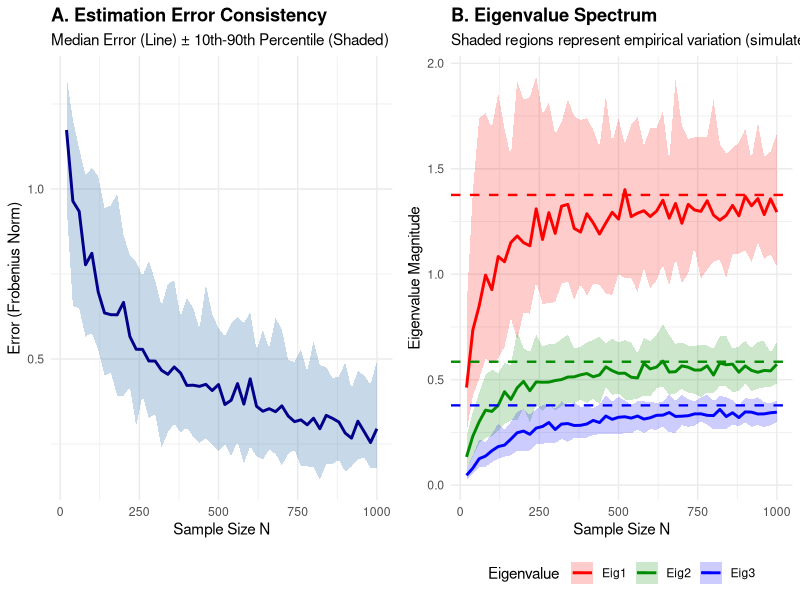

Here is the R script that generated this plot:
# --- 0. Setup and Libraries ---
required_packages <- c("ggplot2", "dplyr", "cowplot", "tidyr")
new_packages <- required_packages[!(required_packages %in% installed.packages()[,"Package"])]
if(length(new_packages)) install.packages(new_packages)

library(ggplot2)
library(dplyr)
library(tidyr)
library(cowplot)

set.seed(42)

# ==============================================================================
# 1. MODEL DEFINITION (Same as before)
# ==============================================================================

p <- 3
mu <- c(10, 0, -5)

# Mean Reversion Matrix (Theta)
Theta <- matrix(c(
  0.5,  0.1,  0.0,
  -0.1,  0.8,  0.1,
  0.0, -0.2,  1.0
), nrow=p, ncol=p, byrow=TRUE)

# Diffusion Matrix (Sigma)
Sigma <- matrix(c(
  1.0, 0.0, 0.0,
  0.5, 1.0, 0.0,
  0.2, 0.3, 1.0
), nrow=p, ncol=p, byrow=TRUE)

BBt <- Sigma %*% t(Sigma)

# Theoretical C(0) and Eigenvalues
I_mat <- diag(p)
L_op <- kronecker(I_mat, Theta) + kronecker(Theta, I_mat)
vec_V <- solve(L_op, as.vector(BBt))
True_C0 <- matrix(vec_V, nrow=p, ncol=p)
true_eigs <- sort(eigen(True_C0)$values, decreasing = TRUE)

# ==============================================================================
# 2. SIMULATION FUNCTION
# ==============================================================================

mat_exp <- function(A) {
  e <- eigen(A)
  V <- e$vectors
  D <- diag(exp(e$values))
  return(Re(V %*% D %*% solve(V)))
}

# Optimized for repeated runs
run_simulation_batch <- function(N_seq, reps, dt, Theta, mu, True_V) {
  
  # Pre-calculate transition parameters (fixed for all N if dt is fixed)
  Phi <- mat_exp(-Theta * dt)
  Q <- True_V - Phi %*% True_V %*% t(Phi)
  
  # Robust Cholesky
  chol_Q <- tryCatch({
    t(chol(Q, pivot = TRUE))
  }, error = function(e) {
    e_Q <- eigen(Q); val <- pmax(e_Q$values, 0)
    return(e_Q$vectors %*% diag(sqrt(val)) %*% t(e_Q$vectors))
  })
  if(is.matrix(chol_Q) && !is.null(attr(chol_Q, "pivot"))) {
    piv <- attr(chol_Q, "pivot")
    chol_Q <- chol_Q[order(piv), order(piv)]
  }
  
  # Storage list
  results_list <- vector("list", length(N_seq) * reps)
  idx <- 1
  
  cat("Running Simulations (Total batches:", length(N_seq), ")\n")
  pb <- txtProgressBar(min = 0, max = length(N_seq), style = 3)
  
  for (i in seq_along(N_seq)) {
    n <- N_seq[i]
    setTxtProgressBar(pb, i)
    
    for (r in 1:reps) {
      # 1. Generate Path
      # We can generate noise for all N at once, but matrix ops are fast enough
      X <- matrix(0, nrow=n, ncol=p)
      X[1, ] <- mu 
      Z <- matrix(rnorm(p * (n - 1)), nrow=p)
      
      curr_centered <- numeric(p)
      for (t in 1:(n - 1)) {
        curr_centered <- Phi %*% curr_centered + chol_Q %*% Z[, t]
        X[t+1, ] <- curr_centered + mu
      }
      
      # 2. Estimates
      Est_C0 <- cov(X)
      
      # Metric A: Error Norm
      diff_mat <- Est_C0 - True_V
      frob_error <- sqrt(sum(diff_mat^2))
      
      # Metric B: Eigenvalues
      est_eigs <- sort(eigen(Est_C0)$values, decreasing = TRUE)
      
      # Store
      results_list[[idx]] <- data.frame(
        N = n,
        Rep = r,
        Error_Norm = frob_error,
        Eig1 = est_eigs[1],
        Eig2 = est_eigs[2],
        Eig3 = est_eigs[3]
      )
      idx <- idx + 1
    }
  }
  close(pb)
  return(do.call(rbind, results_list))
}

# ==============================================================================
# 3. EXECUTE & PROCESS DATA
# ==============================================================================

# Parameters
N_values <- seq(20, 1000, by = 20) # N from 20 to 1000
Replicates <- 50                   # 50 Simulations per N

# Run
raw_data <- run_simulation_batch(N_values, Replicates, 0.1, Theta, mu, True_C0)

# --- Process Data for Plotting (Calculate Quantiles) ---

# 1. Error Plot Data
error_summary <- raw_data %>%
  group_by(N) %>%
  summarise(
    Median = median(Error_Norm),
    Lower = quantile(Error_Norm, 0.10),
    Upper = quantile(Error_Norm, 0.90)
  )

# 2. Eigenvalue Plot Data (Needs Pivot to Long format first)
eig_long <- raw_data %>%
  select(N, Rep, Eig1, Eig2, Eig3) %>%
  pivot_longer(cols = starts_with("Eig"), names_to = "Eigenvalue", values_to = "Value")

eig_summary <- eig_long %>%
  group_by(N, Eigenvalue) %>%
  summarise(
    Median = median(Value),
    Lower = quantile(Value, 0.10),
    Upper = quantile(Value, 0.90),
    .groups = "drop"
  )

# ==============================================================================
# 4. PLOTTING
# ==============================================================================

# --- Plot 1: Estimation Error (Ribbon) ---
p1 <- ggplot(error_summary, aes(x = N)) +
  # Shaded Confidence Band (10th-90th Percentile)
  geom_ribbon(aes(ymin = Lower, ymax = Upper), fill = "steelblue", alpha = 0.3) +
  # Median Line
  geom_line(aes(y = Median), color = "darkblue", size = 1) +
  labs(
    title = "A. Estimation Error Consistency",
    subtitle = "Median Error (Line) ± 10th-90th Percentile (Shaded)",
    x = "Sample Size N",
    y = "Error (Frobenius Norm)"
  ) +
  theme_minimal() +
  theme(plot.title = element_text(face = "bold"))

# --- Plot 2: Eigenvalue Convergence (Ribbon) ---
# True Values Dataframe for dashed lines
true_lines <- data.frame(
  Eigenvalue = c("Eig1", "Eig2", "Eig3"),
  Value = true_eigs
)

p2 <- ggplot(eig_summary, aes(x = N, group = Eigenvalue)) +
  # Shaded Bands
  geom_ribbon(aes(ymin = Lower, ymax = Upper, fill = Eigenvalue), alpha = 0.2) +
  # Median Lines
  geom_line(aes(y = Median, color = Eigenvalue), size = 1) +
  # True Value Dashed Lines
  geom_hline(data = true_lines, aes(yintercept = Value, color = Eigenvalue), 
             linetype = "dashed", size = 0.8) +
  labs(
    title = "B. Eigenvalue Spectrum",
    subtitle = "Shaded regions represent empirical variation (simulated)",
    x = "Sample Size N",
    y = "Eigenvalue Magnitude"
  ) +
  theme_minimal() +
  scale_fill_manual(values = c("red", "green4", "blue")) +
  scale_color_manual(values = c("red", "green4", "blue")) +
  theme(plot.title = element_text(face = "bold"), legend.position = "bottom")

# --- Combine ---
final_plot <- plot_grid(p1, p2, ncol = 2, align = "h")
tiff(filename = "./Datas/Convergence_of_Eigenvalues.tiff", 
     width = 16, height = 12, units = "in", family = "sans", res = 120)
print(final_plot)
dev.off()
